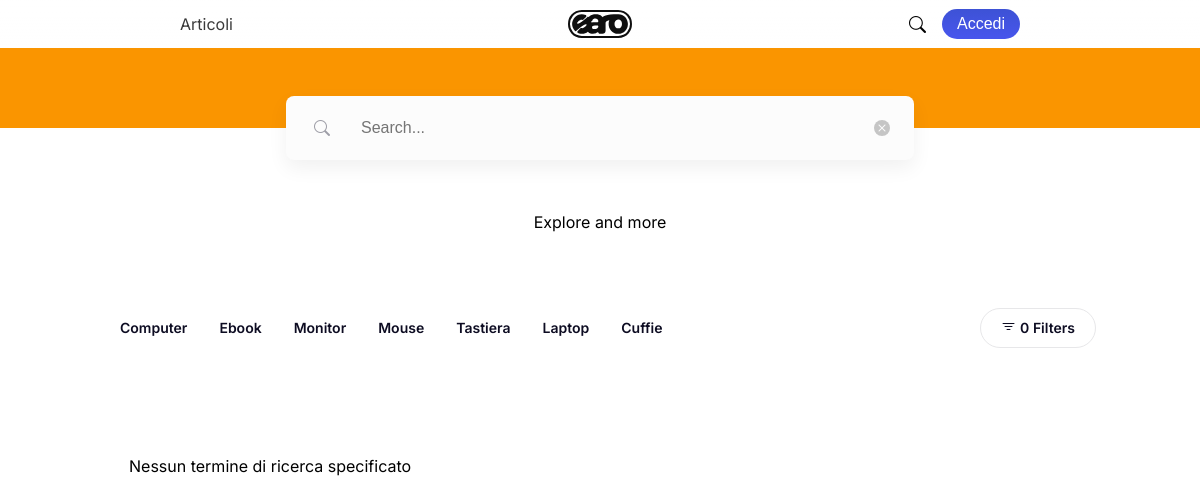
Page /php/search.php on the committed database.
### tables this page shows
CREATE TABLE `categorie` (
  `id_categoria` int(11) NOT NULL,
  `categoria` varchar(20) NOT NULL,
  `tipologia` set('hardware','software') NOT NULL
);

### php/search.php (the view, shortened to what this page needs)
<html>
<head>
    <link rel="stylesheet" type="text/css" href="../css/general.css">
    <link rel="stylesheet" type="text/css" href="../css/search.css">
    <link rel="stylesheet" type="text/css" href="../css/card.css">
    <link rel="stylesheet" type="text/css" href="../css/filter.css">
</head>
<body>
    <nav class="navbar">
        <div class="container">
            <div class="navbar-links-left">
                <a href="./articoli.php">Articoli</a>
            </div>
            <div class="navbar-logo">
                <a href="../index.php"><img src="../img/logo/logo-black.svg" /></a>
            </div>
            <div class="navbar-icons">
                <form id="searchForm" action="./search.php" method="GET">
                    <div class="search-container">
                        <i id="searchIcon" class="bi bi-search"></i>
                    </div>
                </form>
                <?php
                if(isset($_SESSION['user_id'])) {
                    echo '<a href="./prestitiprenotazioni.php"><i class="bi bi-folder"></i></a>
                          <a href="./user.php"><i class="bi bi-person"></i></a>';
                } else {
                    echo '<button class="button-21" role="button" onclick="window.location.href=\'../html/login.html\'">Accedi</button>';
                }
                ?>
            </div>
        </div>
    </nav>
    <section id="search-section">
        <div class="backgroung-search"></div>
        <div class="search-results-details">
            <div class="search-input-container">
                <div class="search-input-with-dropdown">
                    <div class="left-side-wrapper">
                        <i class="bi bi-search fill-current search-icon"></i>
                        <form id="searchFormbig" action="./search.php" method="GET" class="search-input-form">
                            <input id="searchbig" type="search" placeholder="Search..." value="<?php echo $_GET['search']; ?>" class="search-input-big">
                            <div class="circle-icon">
                                <i class="bi bi-x" id="closeIconbig"></i>
                            </div>
                        </form>
                    </div>
                </div>
            </div>
            <p class="search-results-description">Explore <?php echo $_GET['search']; ?> and more</p>
        </div>
    </section>
    <section id="filter-section">
        <div class="filter-subnav">
            <div class="filter-type">
                <div class="filter-categories">
                    <ul>
                        <?php
                            require_once './db.php';
                            $sql = "SELECT categoria FROM categorie";
                            $result = $conn->query($sql);
                            if ($result->num_rows > 0) {
                                while($row = $result->fetch_assoc()) {
                                    $category = $row['categoria'];
                                    $isActive = (isset($_GET['search']) && $_GET['search'] == strtolower($category)) ? 'active' : '';
                                    echo "<li class='category $isActive'>
                                        <a title='".$category."' href='http://localhost/saro/saro-tecnoteca/php/search.php?search=" . strtolower($category) . "'>".ucfirst($category)."</a>
                                    </li>";
                                }
                            } else {
                                echo "Nessuna categoria trovata";
                            }
                        ?>
                    </ul>
                </div>
                <div class="filter-settings">
                    <a id="filter-btn" class="filter-btn" data-dropdown-state="closed">
                        <i class="bi bi-filter"></i>
                        <span class="meatball">0</span>
                        <span class="label" title="Filters">Filters</span>
                    </a>
                </div>
            </div>
        </div>
    </section>
    <section id="products">
        <div class="main-full">
            <ol class="shots-grid">
                <?php
                    require_once './db.php';
                    if($_SERVER["REQUEST_METHOD"] == "GET" && isset($_GET['search'])) {
                        $search_term = $_GET['search'];
                        $search_term = urldecode($search_term);
                        $sql = "SELECT articoli.* FROM articoli
                            JOIN categorie ON articoli.fk_categoria = categorie.id_categoria
                            JOIN centri ON articoli.fk_centro = centri.id_centro
                            WHERE articoli.nome LIKE '%$search_term%' OR
                            articoli.numero_inventario = '$search_term' OR
                            articoli.stato LIKE '%$search_term%' OR
                            categorie.categoria LIKE '%$search_term%' OR
                            categorie.tipologia LIKE '%$search_term%' OR
                            centri.nome LIKE '%$search_term%'";
                        $result = $conn->query($sql);
                        if($result->num_rows > 0) {
                            while($row = $result->fetch_assoc()) {
                                $id = $row['id_articolo'];
                                $nome = $row["nome"];
                                $colore = $row["colore"];
                                $img = $row["img"];
                                echo '<li>
                                        <div class="card"  style="--bg-card: #'.$colore.';">
                                            <div class="imgBx">
                                                <img src="../img/articoli/'.$img.'">
                                            </div>
                                            <div class="contentBx">
                                                <h2>'.ucfirst($nome).'</h2>
                                                <div class="color">
                                                    <h3>Color :</h3>
                                                    <span style="--bg-color: #'.$colore.';"></span>
                                                </div>
                                                <a href="./product.php?productid='.$id.'">More info</a>
                                            </div>
                                        </div>
                                    </li>';
                            }
                        } else {
                            echo "<li></li><li><p style='text-align: center; font-size: 22px;'><strong>Nessun risultato trovato</strong></p></li><li></li>";
                        }
                    } else {
                        echo "<li><p>Nessun termine di ricerca specificato</p></li>";
                    }
                ?>
            </ol>
        </div>
    </section>
</body>
</html>

### css/general.css (style rules this page uses)
html, body { margin: 0px; font-family: "Inter"; }
.navbar { background: rgb(255, 255, 255); background: linear-gradient(180deg, rgba(255, 255, 255, 1) -15%, rgba(255, 255, 255, 0) 130%); backdrop-filter: blur(20px); padding: 0 15vw; position: sticky; overflow: hidden; top: 0; z-index: 9999; height: 48px; align-items: center; display: flex; justify-content: center; }
.container { display: flex; justify-content: space-between; align-items: center; max-width: 1024px; }
.navbar-links-left { width: 30vw; display: flex; gap: 32px; }
.navbar a { color: #3a3a3a; text-decoration: none; }
.navbar-logo { flex-grow: 1; text-align: center; width: 10vw; }
.navbar-logo img { height: 28px; width: auto; }
.navbar-icons { display: flex; justify-content: flex-end; width: 30vw; height: 20px; gap: 16px; align-items: center; }
.navbar-icons i { align-items: center; font-size: 17px; }
.search-container { position: relative; }
#searchform { right: 0; top: 0; bottom: 0; left: 0; height: 0%; }
.button-21 { align-items: center; appearance: none; background-color: #3d52d5; background-image: linear-gradient(1deg, #4f58fd, #3d52d5 99%); background-size: calc(100% + 20px) calc(100% + 20px); border-radius: 100px; border-width: 0; box-shadow: none; box-sizing: border-box; color: #ffffff; cursor: pointer; display: inline-flex; font-size: 1rem; height: auto; justify-content: center; line-height: 1.5; padding: 3px 15px; position: relative; text-align: center; text-decoration: none; transition: background-color 0.2s, background-position 0.2s; user-select: none; touch-action: manipulation; vertical-align: top; white-space: nowrap; }

### css/card.css (style rules this page uses)
.main-full { width: auto; max-width: none; float: none; display: flex; justify-content: space-around; }
.shots-grid { display: grid; grid-gap: 36px; grid-template-columns: repeat(auto-fill, minmax(290px, 1fr)); list-style: none; max-width: 1032px; }
ol { display: block; list-style-type: decimal; margin-block-start: 5em; margin-block-end: 5em; margin-inline-start: 0px; margin-inline-end: 0px; padding-inline-start: 0px; }

### css/filter.css (style rules this page uses)
.filter-type { display: flex; justify-content: space-between; align-items: center; flex-direction: row; padding: 0 20px; }
.filter-subnav { max-width: 1032px; margin-top: 32px; margin-left: auto; margin-right: auto; }
ul { padding: 0; }
.filter-categories { position: relative; text-align: center; font-size: 14px; font-weight: 400; line-height: 20px; }
.category { display: inline-block; }
.filter-settings { display: flex; flex: 0 0 200px; align-items: center; justify-content: flex-end; }
.category a { display: inline-flex; align-items: center; height: 36px; padding: 0 16px; border-radius: 9999999px; color: #0d0c22; font-size: 14px; font-weight: 600; line-height: 20px; }
.category a:link, .category a:visited { transition: color 200ms ease; color: #0d0c22; text-decoration: none; }
.filter-btn { border-color: #e7e7e9; border: 1.5px solid #e7e7e9; background-color: #fff; box-shadow: none; color: #0d0c22; line-height: 16px; padding: 10px 20px; border-radius: 9999999px; font-weight: 600; display: inline-block; position: relative; box-sizing: border-box; height: 40px; transition: color 200ms ease; outline: none; text-align: center; text-decoration: none; cursor: pointer; appearance: none; font-size: 14px; }
.filter-btn i { font-size: 16px; }

### rows in the picture
categorie: categoria "Computer"
categorie: categoria "Ebook"
categorie: categoria "Monitor"
categorie: categoria "Mouse"
categorie: categoria "Tastiera"
categorie: categoria "Laptop"
categorie: categoria "Cuffie"
